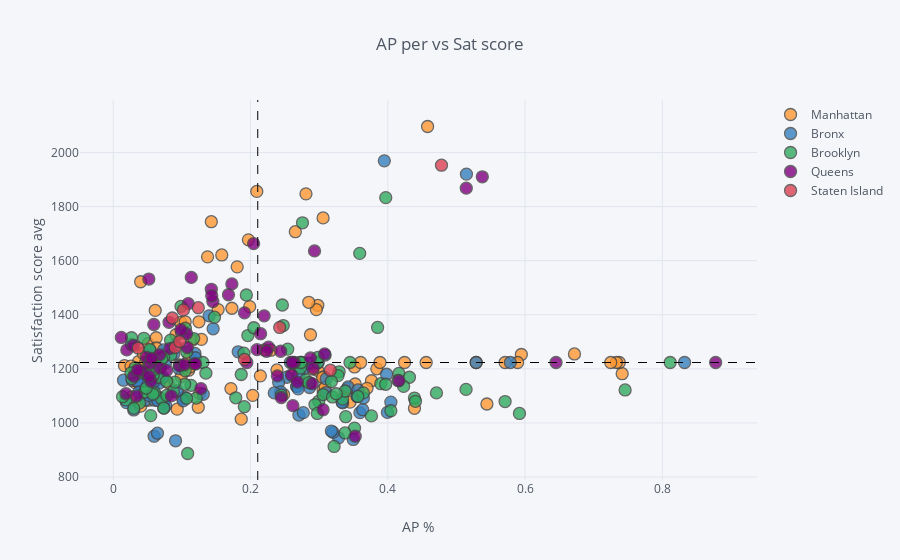

Write notebook code for a chart like this one.
### Markdown cell above
## AP per and SAT score

### Code cell
warnings.filterwarnings("ignore",category=FutureWarning)
combined.iplot(
    x='ap_per',
    y='sat_score',
    categories='boro',
    text="SCHOOL NAME",
    vline= {"x":combined["ap_per"].mean(),
            "color":"#000000",
            "dash": "dash"
           },
    hline={"y":combined["sat_score"].mean(),
           "color":"#000000",
           "dash": "dash"
          },
    xTitle='AP %',
    yTitle='Satisfaction score avg',
    title='AP per vs Sat score'
)

### Figure 1 — Plotly figure (JSON) as saved in the notebook; plotly's stock layout.template omitted (floating-point values rounded to 4 significant figures)
{"data": [{"marker": {"color": "rgba(255, 153, 51, 1.0)", "line": {"width": 1.3}, "opacity": 0.8, "size": 12, "symbol": "circle"}, "mode": "markers", "name": "Manhattan", "text": ["HENRY STREET SCHOOL FOR INTERNATIONAL STUDIES", "UNIVERSITY NEIGHBORHOOD HIGH SCHOOL", "EAST SIDE COMMUNITY SCHOOL", "MARTA VALLE HIGH SCHOOL", "NEW EXPLORATIONS INTO SCIENCE, TECHNOLOGY AND MATH HIGH SCHOOL", "BARD HIGH SCHOOL EARLY COLLEGE", "47 THE AMERICAN SIGN LANGUAGE AND ENGLISH SECONDARY SCHOOL", "FOOD AND FINANCE HIGH SCHOOL", "ESSEX STREET ACADEMY", "HIGH SCHOOL OF HOSPITALITY MANAGEMENT", "PACE HIGH SCHOOL", "URBAN ASSEMBLY SCHOOL OF DESIGN AND CONSTRUCTION, THE", "FACING HISTORY SCHOOL, THE", "URBAN ASSEMBLY ACADEMY OF GOVERNMENT AND LAW, THE", "LOWER MANHATTAN ARTS ACADEMY", "URBAN ASSEMBLY SCHOOL OF BUSINESS FOR YOUNG WOMEN, THE", "GRAMERCY ARTS HIGH SCHOOL", "NYC ISCHOOL", "MANHATTAN BUSINESS ACADEMY", "BUSINESS OF SPORTS SCHOOL", "THE HIGH SCHOOL FOR LANGUAGE AND DIPLOMACY", "HIGH SCHOOL FOR ENVIRONMENTAL STUDIES", "PROFESSIONAL PERFORMING ARTS HIGH SCHOOL", "BARUCH COLLEGE CAMPUS HIGH SCHOOL", "N.Y.C. LAB SCHOOL FOR COLLABORATIVE STUDIES", "N.Y.C. MUSEUM SCHOOL", "ELEANOR ROOSEVELT HIGH SCHOOL", "MILLENNIUM HIGH SCHOOL", "LANDMARK HIGH SCHOOL", "HIGH SCHOOL FOR HEALTH PROFESSIONS AND HUMAN SERVICES", "LEADERSHIP AND PUBLIC SERVICE HIGH SCHOOL", "MANHATTAN ACADEMY FOR ARTS & LANGUAGE", "HUDSON HIGH SCHOOL OF LEARNING TECHNOLOGIES", "INTERNATIONAL HIGH SCHOOL AT UNION SQUARE", "MANHATTAN VILLAGE ACADEMY", "VANGUARD HIGH SCHOOL", "MANHATTAN INTERNATIONAL HIGH SCHOOL", "STUYVESANT HIGH SCHOOL", "HIGH SCHOOL OF ECONOMICS AND FINANCE", "UNITY CENTER FOR URBAN TECHNOLOGIES", "TALENT UNLIMITED HIGH SCHOOL", "MURRY BERGTRAUM HIGH SCHOOL FOR BUSINESS CAREERS", "JACQUELINE KENNEDY ONASSIS HIGH SCHOOL", "REPERTORY COMPANY HIGH SCHOOL FOR THEATRE ARTS", "MANHATTAN BRIDGES HIGH SCHOOL", "NEW DESIGN HIGH SCHOOL", "HIGH SCHOOL FOR DUAL LANGUAGE AND ASIAN STUDIES", "THE URBAN ASSEMBLY NEW YORK HARBOR SCHOOL", "RICHARD R. GREEN HIGH SCHOOL OF TEACHING", "THE HIGH SCHOOL OF FASHION INDUSTRIES", "HUMANITIES PREPARATORY ACADEMY", "CHELSEA CAREER AND TECHNICAL EDUCATION HIGH SCHOOL", "ART AND DESIGN HIGH SCHOOL", "LIFE SCIENCES SECONDARY SCHOOL", "HIGH SCHOOL FOR ARTS, IMAGINATION AND INQUIRY", "URBAN ASSEMBLY SCHOOL FOR MEDIA STUDIES, THE", "THE URBAN ASSEMBLY SCHOOL FOR GREEN CAREERS", "THE GLOBAL LEARNING COLLABORATIVE", "WADLEIGH SECONDARY SCHOOL FOR THE PERFORMING & VISUAL ARTS", "FRANK MCCOURT HIGH SCHOOL", "BEACON HIGH SCHOOL", "FIORELLO H. LAGUARDIA HIGH SCHOOL OF MUSIC & ART AND PERFORMING ARTS", "HIGH SCHOOL FOR LAW, ADVOCACY AND COMMUNITY JUSTICE", "HIGH SCHOOL OF ARTS AND TECHNOLOGY", "MANHATTAN / HUNTER SCIENCE HIGH SCHOOL", "FREDERICK DOUGLASS ACADEMY II SECONDARY SCHOOL", "COALITION SCHOOL FOR SOCIAL CHANGE", "MANHATTAN CENTER FOR SCIENCE AND MATHEMATICS", "PARK EAST HIGH SCHOOL", "CENTRAL PARK EAST HIGH SCHOOL", "YOUNG WOMEN'S LEADERSHIP SCHOOL", "YOUNG WOMEN'S LEADERSHIP SCHOOL", "HERITAGE SCHOOL, THE", "MOTT HALL HIGH SCHOOL", "COLUMBIA SECONDARY SCHOOL FOR MATH, SCIENCE, AND ENGINEERING", "ACADEMY FOR SOCIAL ACTION: A COLLEGE BOARD SCHOOL", "URBAN ASSEMBLY SCHOOL FOR THE PERFORMING ARTS", "FREDERICK DOUGLASS ACADEMY", "THURGOOD MARSHALL ACADEMY FOR LEARNING AND SOCIAL CHANGE", "HIGH SCHOOL FOR MATHEMATICS, SCIENCE AND ENGINEERING AT CITY COLLEGE", "CITY COLLEGE ACADEMY OF THE ARTS", "COMMUNITY HEALTH ACADEMY OF THE HEIGHTS", "WASHINGTON HEIGHTS EXPEDITIONARY LEARNING SCHOOL", "HIGH SCHOOL FOR EXCELLENCE AND INNOVATION", "HIGH SCHOOL FOR INTERNATIONAL BUSINESS AND FINANCE", "HIGH SCHOOL FOR MEDIA AND COMMUNICATIONS", "HIGH SCHOOL FOR LAW AND PUBLIC SERVICE", "HIGH SCHOOL FOR HEALTH CAREERS AND SCIENCES", "A. PHILIP RANDOLPH CAMPUS HIGH SCHOOL", "GREGORIO LUPERON HIGH SCHOOL FOR SCIENCE AND MATHEMATICS"], "textfont": {"color": "#4D5663"}, "type": "scatter", "x": [0.3058, 0.09898, 0.03177, 0.3516, 0.1581, 0.2091, 0.7415, 0.298, 0.3762, 0.3079, 0.05072, 0.2297, 0.09313, 0.08013, 0.384, 0.3413, 0.2607, 0.298, 0.3886, 0.4244, 0.5288, 0.1528, 0.03984, 0.1806, 0.1969, 0.2959, 0.3057, 0.1374, 0.3065, 0.1154, 0.1153, 0.7373, 0.5709, 0.7331, 0.0979, 0.2906, 0.03692, 0.458, 0.1248, 0.5444, 0.0611, 0.05692, 0.1105, 0.5946, 0.1238, 0.305, 0.1728, 0.01628, 0.1098, 0.04378, 0.672, 0.1116, 0.0625, 0.06974, 0.3087, 0.3525, 0.4559, 0.3604, 0.126, 0.5892, 0.1429, 0.2653, 0.2385, 0.06302, 0.2848, 0.02663, 0.05158, 0.1988, 0.3697, 0.29, 0.09131, 0.2874, 0.4389, 0.02582, 0.2722, 0.04, 0.345, 0.1048, 0.06379, 0.2808, 0.2202, 0.2481, 0.2143, 0.7249, 0.1714, 0.06469, 0.2032, 0.04713, 0.1284, 0.1864], "y": [1122, 1172, 1149, 1207, 1621, 1856, 1182, 1194, 1156, 1111, 1293, 1269, 1051, 1148, 1200, 1127, 1176, 1435, 1223.0, 1223.0, 1223.0, 1419, 1522, 1577, 1677, 1419, 1758, 1614, 1170, 1306, 1233, 1223.0, 1223.0, 1223.0, 1372, 1199, 1227, 2096, 1374, 1070, 1416, 1240, 1239, 1253, 1058, 1168, 1424, 1212, 1195, 1257, 1255, 1207, 1315, 1236, 1132, 1144, 1223.0, 1223.0, 1109, 1223.0, 1744, 1707, 1196, 1277, 1446, 1096, 1084, 1430, 1128, 1221, 1326, 1326, 1054, 1210, 1223.0, 1062, 1077, 1374, 1202, 1847, 1270, 1105, 1174, 1223.0, 1127, 1098, 1102, 1224, 1309, 1014]}, {"marker": {"color": "rgba(55, 128, 191, 1.0)", "line": {"width": 1.3}, "opacity": 0.8, "size": 12, "symbol": "circle"}, "mode": "markers", "name": "Bronx", "text": ["SOUTH BRONX PREPARATORY: A COLLEGE BOARD SCHOOL", "INTERNATIONAL COMMUNITY HIGH SCHOOL", "COMMUNITY SCHOOL FOR SOCIAL JUSTICE", "MOTT HAVEN VILLAGE PREPARATORY HIGH SCHOOL", "UNIVERSITY HEIGHTS SECONDARY SCHOOL", "HOSTOSsLINCOLN ACADEMY OF SCIENCE", "FOREIGN LANGUAGE ACADEMY OF GLOBAL STUDIES", "BRONX LEADERSHIP ACADEMY II HIGH SCHOOL", "NEW EXPLORERS HIGH SCHOOL", "URBAN ASSEMBLY SCHOOL FOR CAREERS IN SPORTS", "BRONX ACADEMY OF LETTERS", "ALFRED E. SMITH CAREER AND TECHNICAL EDUCATION HIGH SCHOOL", "HEALTH OPPORTUNITIES HIGH SCHOOL", "BRONX STUDIO SCHOOL FOR WRITERS AND ARTISTS", "WOMEN'S ACADEMY OF EXCELLENCE", "RENAISSANCE HIGH SCHOOL FOR MUSICAL THEATER & TECHNOLOGY", "PABLO NERUDA ACADEMY FOR ARCHITECTURE AND WORLD STUDIES", "MILLENNIUM ART ACADEMY", "HOLCOMBE L. RUCKER SCHOOL OF COMMUNITY RESEARCH", "ANTONIA PANTOJA PREPARATORY ACADEMY, A COLLEGE BOARD SCHOOL", "HERBERT H. LEHMAN HIGH SCHOOL", "BRONX BRIDGES HIGH SCHOOL", "FELISA RINCON DE GAUTIER INSTITUTE FOR LAW AND PUBLIC POLICY, THE", "BANANA KELLY HIGH SCHOOL", "BRONX EXPEDITIONARY LEARNING HIGH SCHOOL", "EAGLE ACADEMY FOR YOUNG MEN", "URBAN ASSEMBLY SCHOOL FOR APPLIED MATH AND SCIENCE, THE", "EXIMIUS COLLEGE PREPARATORY ACADEMY: A COLLEGE BOARD SCHOOL", "MOTT HALL BRONX HIGH SCHOOL", "BRONX CENTER FOR SCIENCE AND MATHEMATICS", "VALIDUS PREPARATORY ACADEMY: AN EXPEDITIONARY LEARNING SCHOOL", "LEADERSHIP INSTITUTE", "MORRIS ACADEMY FOR COLLABORATIVE STUDIES", "BRONX EARLY COLLEGE ACADEMY FOR TEACHING & LEARNING", "DREAMYARD PREPARATORY SCHOOL", "ACADEMY FOR LANGUAGE AND TECHNOLOGY", "BRONX INTERNATIONAL HIGH SCHOOL", "SCHOOL FOR EXCELLENCE", "BRONX HIGH SCHOOL OF BUSINESS", "BRONX HIGH SCHOOL FOR MEDICAL SCIENCE", "BRONX SCHOOL FOR LAW, GOVERNMENT AND JUSTICE", "FREDERICK DOUGLASS ACADEMY III SECONDARY SCHOOL", "BRONX LEADERSHIP ACADEMY HIGH SCHOOL", "HIGH SCHOOL FOR VIOLIN AND DANCE", "RIVERDALE / KINGSBRIDGE ACADEMY (MIDDLE SCHOOL / HIGH SCHOOL 141)", "BRONX ENGINEERING AND TECHNOLOGY ACADEMY", "THEATRE ARTS PRODUCTION COMPANY SCHOOL", "THE MARIE CURIE SCHOOL FOR MEDICINE, NURSING, AND HEALTH PROFESSIONS", "WEST BRONX ACADEMY FOR THE FUTURE", "KINGSBRIDGE INTERNATIONAL HIGH SCHOOL", "BRONX SCHOOL OF LAW AND FINANCE", "INTERNATIONAL SCHOOL FOR LIBERAL ARTS", "INsTECH ACADEMY (M.S. / HIGH SCHOOL 368)", "KNOWLEDGE AND POWER PREPARATORY ACADEMY INTERNATIONAL HIGH SCHOOL (KAPPA)", "HIGH SCHOOL FOR TEACHING AND THE PROFESSIONS", "BELMONT PREPARATORY HIGH SCHOOL", "FORDHAM HIGH SCHOOL FOR THE ARTS", "FORDHAM LEADERSHIP ACADEMY FOR BUSINESS AND TECHNOLOGY", "BRONX HIGH SCHOOL FOR LAW AND COMMUNITY SERVICE", "DEWITT CLINTON HIGH SCHOOL", "CELIA CRUZ BRONX HIGH SCHOOL OF MUSIC, THE", "BRONX HIGH SCHOOL OF SCIENCE", "MARBLE HILL HIGH SCHOOL FOR INTERNATIONAL STUDIES", "BRONX THEATRE HIGH SCHOOL", "DISCOVERY HIGH SCHOOL", "HIGH SCHOOL OF AMERICAN STUDIES AT LEHMAN COLLEGE", "BRONX HEALTH SCIENCES HIGH SCHOOL", "BRONX HIGH SCHOOL FOR WRITING AND COMMUNICATION ARTS", "BRONX LAB SCHOOL", "ACADEMY FOR SCHOLARSHIP AND ENTREPRENEURSHIP: A COLLEGE BOARD SCHOOL", "HIGH SCHOOL OF COMPUTERS AND TECHNOLOGY", "COLLEGIATE INSTITUTE FOR MATH AND SCIENCE", "BRONX ACADEMY OF HEALTH CAREERS", "ASTOR COLLEGIATE ACADEMY", "BRONX HIGH SCHOOL FOR THE VISUAL ARTS", "HARRY S TRUMAN HIGH SCHOOL", "NEW WORLD HIGH SCHOOL", "THE BRONXWOOD PREPARATORY ACADEMY", "PELHAM PREPARATORY ACADEMY", "HIGH SCHOOL FOR CONTEMPORARY ARTS", "BRONX AEROSPACE HIGH SCHOOL", "METROPOLITAN HIGH SCHOOL, THE", "EXPLORATIONS ACADEMY", "BRONX LATIN", "EAST BRONX ACADEMY FOR THE FUTURE", "PEACE AND DIVERSITY ACADEMY", "PAN AMERICAN INTERNATIONAL HIGH SCHOOL AT MONROE", "THE CINEMA SCHOOL", "BRONX CAREER AND COLLEGE PREPARATORY HIGH SCHOOL", "HIGH SCHOOL OF WORLD CULTURES", "FANNIE LOU HAMER FREEDOM HIGH SCHOOL", "WINGS ACADEMY", "MONROE ACADEMY FOR VISUAL ARTS & DESIGN"], "textfont": {"color": "#4D5663"}, "type": "scatter", "x": [0.1013, 0.3283, 0.4045, 0.3555, 0.2775, 0.119, 0.0418, 0.05976, 0.047, 0.2705, 0.0955, 0.01491, 0.1039, 0.2581, 0.05541, 0.04691, 0.3594, 0.07056, 0.06006, 0.2987, 0.1197, 0.8324, 0.3555, 0.2861, 0.3635, 0.05818, 0.0264, 0.2528, 0.3645, 0.1396, 0.01918, 0.07391, 0.2867, 0.2617, 0.04298, 0.05952, 0.3202, 0.3343, 0.06484, 0.2836, 0.05898, 0.04887, 0.05674, 0.3995, 0.09948, 0.241, 0.03244, 0.02778, 0.03931, 0.06439, 0.04976, 0.09076, 0.03552, 0.3982, 0.1311, 0.07617, 0.3334, 0.09313, 0.1019, 0.088, 0.07329, 0.395, 0.182, 0.0764, 0.2439, 0.5146, 0.3423, 0.06635, 0.2677, 0.0396, 0.2346, 0.1455, 0.2671, 0.07229, 0.05383, 0.05809, 0.02985, 0.3102, 0.09073, 0.2694, 0.3102, 0.07375, 0.3564, 0.3087, 0.0517, 0.03463, 0.3178, 0.5786, 0.5288, 0.3497, 0.2705, 0.03717, 0.2769], "y": [1090, 945, 1077, 1097, 1201, 1257, 1186, 1103, 1084, 1181, 1201, 1158, 1095, 1223.0, 1171, 1158, 1038, 1164, 1084, 1223.0, 1241, 1223.0, 1099, 1131, 1049, 1134, 1290, 1169, 1092, 1396, 1075, 1081, 1148, 1223.0, 1138, 951, 965, 1074, 1083, 1221, 1224, 1121, 1166, 1039, 1333, 1150, 1190, 1157, 1158, 962, 1182, 934, 1181, 1180, 1106, 1222, 1077, 1119, 1082, 1255, 1270, 1969, 1263, 1064, 1115, 1920, 1133, 1147, 1135, 1141, 1111, 1348, 1135, 1169, 1268, 1151, 1048, 1112, 1288, 1126, 1163, 1055, 1122, 1251, 1102, 1155, 970, 1223.0, 1223.0, 939, 1029, 1114, 1038]}, {"marker": {"color": "rgba(50, 171, 96, 1.0)", "line": {"width": 1.3}, "opacity": 0.8, "size": 12, "symbol": "circle"}, "mode": "markers", "name": "Brooklyn", "text": ["DR. SUSAN S. MCKINNEY SECONDARY SCHOOL OF THE ARTS", "URBAN ASSEMBLY HIGH SCHOOL OF MUSIC AND ART", "BROOKLYN COMMUNITY HIGH SCHOOL OF COMMUNICATION, ARTS AND MEDIA", "SCIENCE SKILLS CENTER HIGH SCHOOL FOR SCIENCE, TECHNOLOGY AND THE CREATIVE ARTS", "BROOKLYN TECHNICAL HIGH SCHOOL", "BROOKLYN INTERNATIONAL HIGH SCHOOL", "THE URBAN ASSEMBLY SCHOOL FOR LAW AND JUSTICE", "ACORN COMMUNITY HIGH SCHOOL", "URBAN ASSEMBLY INSTITUTE OF MATH AND SCIENCE FOR YOUNG WOMEN", "BEDFORD ACADEMY HIGH SCHOOL", "GEORGE WESTINGHOUSE CAREER AND TECHNICAL EDUCATION HIGH SCHOOL", "BENJAMIN BANNEKER ACADEMY", "CITY POLYTECHNIC HIGH SCHOOL OF ENGINEERING, ARCHITECTURE, AND TECHNOLOGY", "JUAN MOREL CAMPOS SECONDARY SCHOOL", "FOUNDATIONS ACADEMY", "BROOKLYN LATIN SCHOOL, THE", "GREEN SCHOOL: AN ACADEMY FOR ENVIRONMENTAL CAREERS", "PROGRESS HIGH SCHOOL FOR PROFESSIONAL CAREERS", "SCHOOL FOR LEGAL STUDIES", "THE HIGH SCHOOL FOR ENTERPRISE, BUSINESS AND TECHNOLOGY", "BROOKLYN PREPARATORY HIGH SCHOOL", "WILLIAMSBURG HIGH SCHOOL FOR ARCHITECTURE AND DESIGN", "WILLIAMSBURG PREPARATORY SCHOOL", "LYONS COMMUNITY SCHOOL", "AUTOMOTIVE HIGH SCHOOL", "FRANCES PERKINS ACADEMY", "EL PUENTE ACADEMY FOR PEACE AND JUSTICE", "BROOKLYN SCHOOL FOR GLOBAL STUDIES", "BROOKLYN SECONDARY SCHOOL FOR COLLABORATIVE STUDIES", "SECONDARY SCHOOL FOR LAW", "SECONDARY SCHOOL FOR JOURNALISM", "PARK SLOPE COLLEGIATE", "SCHOOL FOR INTERNATIONAL STUDIES", "COBBLE HILL SCHOOL OF AMERICAN STUDIES", "BROOKLYN HIGH SCHOOL OF THE ARTS", "SUNSET PARK HIGH SCHOOL", "FREDERICK DOUGLASS ACADEMY IV SECONDARY SCHOOL", "BOYS AND GIRLS HIGH SCHOOL", "BROOKLYN HIGH SCHOOL FOR LAW AND TECHNOLOGY", "THE BROOKLYN ACADEMY OF GLOBAL FINANCE", "ACADEMY FOR COLLEGE PREPARATION AND CAREER EXPLORATION: A COLLEGE BOARD SCHOOL", "ACADEMY OF HOSPITALITY AND TOURISM", "INTERNATIONAL HIGH SCHOOL AT PROSPECT HEIGHTS", "THE HIGH SCHOOL FOR GLOBAL CITIZENSHIP", "SCHOOL FOR HUMAN RIGHTS, THE", "SCHOOL FOR DEMOCRACY AND LEADERSHIP", "HIGH SCHOOL FOR YOUTH AND COMMUNITY DEVELOPMENT AT ERASMUS", "HIGH SCHOOL FOR SERVICE & LEARNING AT ERASMUS", "SCIENCE, TECHNOLOGY AND RESEARCH EARLY COLLEGE HIGH SCHOOL AT ERASMUS", "HIGH SCHOOL FOR PUBLIC SERVICE: HEROES OF TOMORROW", "BROOKLYN ACADEMY OF SCIENCE AND THE ENVIRONMENT", "BROOKLYN SCHOOL FOR MUSIC & THEATRE", "MEDGAR EVERS COLLEGE PREPARATORY SCHOOL", "CLARA BARTON HIGH SCHOOL", "IT TAKES A VILLAGE ACADEMY", "BROOKLYN GENERATION SCHOOL", "BROOKLYN THEATRE ARTS HIGH SCHOOL", "KURT HAHN EXPEDITIONARY LEARNING SCHOOL", "VICTORY COLLEGIATE HIGH SCHOOL", "ARTS & MEDIA PREPARATORY ACADEMY", "HIGH SCHOOL FOR INNOVATION IN ADVERTISING AND MEDIA", "CULTURAL ACADEMY FOR THE ARTS AND SCIENCES", "HIGH SCHOOL FOR MEDICAL PROFESSIONS", "ACADEMY FOR CONSERVATION AND THE ENVIRONMENT", "URBAN ACTION ACADEMY", "EAST NEW YORK FAMILY ACADEMY", "FDNY HIGH SCHOOL FOR FIRE AND LIFE SAFETY", "HIGH SCHOOL FOR CIVIL RIGHTS", "PERFORMING ARTS AND TECHNOLOGY HIGH SCHOOL", "WORLD ACADEMY FOR TOTAL COMMUNITY HEALTH HIGH SCHOOL", "MULTICULTURAL HIGH SCHOOL", "TRANSIT TECH CAREER AND TECHNICAL EDUCATION HIGH SCHOOL", "ACADEMY OF INNOVATIVE TECHNOLOGY", "BROOKLYN LAB SCHOOL", "CYPRESS HILLS COLLEGIATE PREPARATORY SCHOOL", "W. H. MAXWELL CAREER AND TECHNICAL EDUCATION HIGH SCHOOL", "THE SCHOOL FOR CLASSICS: AN ACADEMY OF THINKERS, WRITERS AND PERFORMERS", "NEW UTRECHT HIGH SCHOOL", "HIGH SCHOOL OF TELECOMMUNICATION ARTS AND TECHNOLOGY", "FORT HAMILTON HIGH SCHOOL", "FRANKLIN DELANO ROOSEVELT HIGH SCHOOL", "THE URBAN ASSEMBLY SCHOOL FOR CRIMINAL JUSTICE", "INTERNATIONAL HIGH SCHOOL AT LAFAYETTE", "RACHEL CARSON HIGH SCHOOL FOR COASTAL STUDIES", "HIGH SCHOOL OF SPORTS MANAGEMENT", "ABRAHAM LINCOLN HIGH SCHOOL", "KINGSBOROUGH EARLY COLLEGE SCHOOL", "EDWARD R. MURROW HIGH SCHOOL", "JOHN DEWEY HIGH SCHOOL", "LIFE ACADEMY HIGH SCHOOL FOR FILM AND MUSIC", "EXPEDITIONARY LEARNING SCHOOL FOR COMMUNITY LEADERS", "WILLIAM E. GRADY CAREER AND TECHNICAL EDUCATION HIGH SCHOOL", "BROOKLYN STUDIO SECONDARY SCHOOL", "MIDWOOD HIGH SCHOOL", "JAMES MADISON HIGH SCHOOL", "LEON M. GOLDSTEIN HIGH SCHOOL FOR THE SCIENCES", "BROOKLYN COLLEGE ACADEMY", "BROOKLYN COLLEGIATE: A COLLEGE BOARD SCHOOL", "FREDERICK DOUGLASS ACADEMY VII HIGH SCHOOL", "TEACHERS PREPARATORY HIGH SCHOOL", "ACADEMY FOR ENVIRONMENTAL LEADERSHIP", "EBC HIGH SCHOOL FOR PUBLIC SERVICE–BUSHWICK", "BUSHWICK SCHOOL FOR SOCIAL JUSTICE", "ACADEMY OF URBAN PLANNING", "ALL CITY LEADERSHIP SECONDARY SCHOOL", "BUSHWICK LEADERS HIGH SCHOOL FOR ACADEMIC EXCELLENCE"], "textfont": {"color": "#4D5663"}, "type": "scatter", "x": [0.03837, 0.2994, 0.04545, 0.1006, 0.397, 0.3516, 0.06889, 0.08755, 0.2751, 0.1172, 0.03776, 0.1475, 0.3852, 0.0185, 0.2979, 0.2757, 0.3292, 0.04682, 0.03162, 0.09631, 0.07, 0.06, 0.05373, 0.2448, 0.1785, 0.7458, 0.5919, 0.3645, 0.1865, 0.2728, 0.06548, 0.3275, 0.06173, 0.03771, 0.1903, 0.1306, 0.2939, 0.01349, 0.121, 0.8115, 0.1133, 0.4045, 0.3218, 0.05831, 0.3343, 0.3178, 0.05455, 0.3058, 0.2477, 0.2542, 0.104, 0.08981, 0.2464, 0.08396, 0.3378, 0.3898, 0.3378, 0.4389, 0.397, 0.4404, 0.4162, 0.4315, 0.2805, 0.4709, 0.423, 0.298, 0.3387, 0.02993, 0.2848, 0.05789, 0.1084, 0.1048, 0.3194, 0.325, 0.04805, 0.07797, 0.4149, 0.05311, 0.1961, 0.08351, 0.07336, 0.345, 0.3762, 0.07069, 0.02703, 0.05125, 0.2734, 0.09871, 0.107, 0.5141, 0.5709, 0.135, 0.04452, 0.1939, 0.105, 0.3591, 0.2048, 0.02586, 0.1068, 0.0583, 0.3564, 0.07756, 0.2973, 0.191, 0.02662, 0.07359], "y": [1074, 1080, 1114, 1211, 1833, 981, 1206, 1116, 1223.0, 1312, 1189, 1391, 1353, 1085, 1223.0, 1740, 1189, 1114, 1204, 1215, 1090, 1112, 1187, 1103, 1093, 1122, 1035, 1111, 1179, 1203, 1169, 1175, 1212, 1185, 1258, 1223.0, 1068, 1097, 1092, 1223.0, 1139, 1045, 913, 1176, 1088, 1153, 1027, 1105, 1360, 1273, 1143, 1151, 1436, 1251, 963, 1145, 1118, 1092, 1143, 1080, 1183, 1169, 1159, 1111, 1135, 1242, 1023, 1054, 1149, 1106, 887, 1193, 1096, 1108, 1129, 1102, 1157, 1272, 1323, 1306, 1244, 1223.0, 1026, 1237, 1164, 1226, 1223.0, 1431, 1262, 1124, 1079, 1184, 1313, 1473, 1350, 1627, 1352, 1185, 1091, 1196, 1098, 1154, 1035, 1060, 1315, 1055]}, {"marker": {"color": "rgba(128, 0, 128, 1.0)", "line": {"width": 1.3}, "opacity": 0.8, "size": 12, "symbol": "circle"}, "mode": "markers", "name": "Queens", "text": ["ACADEMY OF FINANCE AND ENTERPRISE", "HIGH SCHOOL OF APPLIED COMMUNICATION", "CIVIC LEADERSHIP ACADEMY", "PAN AMERICAN INTERNATIONAL HIGH SCHOOL", "BARD HIGH SCHOOL EARLY COLLEGE II", "NEWTOWN HIGH SCHOOL", "GROVER CLEVELAND HIGH SCHOOL", "MIDDLE COLLEGE HIGH SCHOOL AT LAGUARDIA COMMUNITY COLLEGE", "INTERNATIONAL HIGH SCHOOL AT LAGUARDIA COMMUNITY COLLEGE", "HIGH SCHOOL FOR ARTS AND BUSINESS", "ROBERT F. WAGNER, JR. SECONDARY SCHOOL FOR ARTS AND TECHNOLOGY", "QUEENS VOCATIONAL AND TECHNICAL HIGH SCHOOL", "AVIATION CAREER & TECHNICAL EDUCATION HIGH SCHOOL", "QUEENS SCHOOL OF INQUIRY, THE", "FLUSHING INTERNATIONAL HIGH SCHOOL", "EASTsWEST SCHOOL OF INTERNATIONAL STUDIES", "WORLD JOURNALISM PREPARATORY: A COLLEGE BOARD SCHOOL", "JOHN BOWNE HIGH SCHOOL", "FLUSHING HIGH SCHOOL", "TOWNSEND HARRIS HIGH SCHOOL", "ROBERT F. KENNEDY COMMUNITY HIGH SCHOOL", "BENJAMIN N. CARDOZO HIGH SCHOOL", "FRANCIS LEWIS HIGH SCHOOL", "MARTIN VAN BUREN HIGH SCHOOL", "BAYSIDE HIGH SCHOOL", "QUEENS HIGH SCHOOL OF TEACHING, LIBERAL ARTS AND THE SCIENCES", "FREDERICK DOUGLASS ACADEMY VI HIGH SCHOOL", "CHANNEL VIEW SCHOOL FOR RESEARCH", "QUEENS HIGH SCHOOL FOR INFORMATION, RESEARCH, AND TECHNOLOGY", "ROBERT H. GODDARD HIGH SCHOOL OF COMMUNICATION ARTS AND TECHNOLOGY", "ACADEMY OF MEDICAL TECHNOLOGY: A COLLEGE BOARD SCHOOL", "SCHOLARS' ACADEMY", "AUGUST MARTIN HIGH SCHOOL", "RICHMOND HILL HIGH SCHOOL", "JOHN ADAMS HIGH SCHOOL", "HIGH SCHOOL FOR CONSTRUCTION TRADES, ENGINEERING AND ARCHITECTURE", "YORK EARLY COLLEGE ACADEMY", "QUEENS COLLEGIATE: A COLLEGE BOARD SCHOOL", "HILLSIDE ARTS & LETTERS ACADEMY", "FOREST HILLS HIGH SCHOOL", "HILLCREST HIGH SCHOOL", "THOMAS A. EDISON CAREER AND TECHNICAL EDUCATION HIGH SCHOOL", "QUEENS GATEWAY TO HEALTH SCIENCES SECONDARY SCHOOL", "QUEENS METROPOLITAN HIGH SCHOOL", "QUEENS HIGH SCHOOL FOR THE SCIENCES AT YORK COLLEGE", "HIGH SCHOOL FOR LAW ENFORCEMENT AND PUBLIC SAFETY", "YOUNG WOMEN'S LEADERSHIP SCHOOL, QUEENS", "QUEENS PREPARATORY ACADEMY", "PATHWAYS COLLEGE PREPARATORY SCHOOL: A COLLEGE BOARD SCHOOL", "EXCELSIOR PREPARATORY HIGH SCHOOL", "GEORGE WASHINGTON CARVER HIGH SCHOOL FOR THE SCIENCES", "PREPARATORY ACADEMY FOR WRITERS: A COLLEGE BOARD SCHOOL", "CAMBRIA HEIGHTS ACADEMY", "MATHEMATICS, SCIENCE RESEARCH AND TECHNOLOGY MAGNET HIGH SCHOOL", "HUMANITIES & ARTS MAGNET HIGH SCHOOL", "YOUNG WOMEN'S LEADERSHIP SCHOOL, ASTORIA", "ACADEMY FOR CAREERS IN TELEVISION AND FILM", "WILLIAM CULLEN BRYANT HIGH SCHOOL", "LONG ISLAND CITY HIGH SCHOOL", "FRANK SINATRA SCHOOL OF THE ARTS HIGH SCHOOL", "INFORMATION TECHNOLOGY HIGH SCHOOL", "NEWCOMERS HIGH SCHOOL", "ACADEMY OF AMERICAN STUDIES", "BACCALAUREATE SCHOOL FOR GLOBAL EDUCATION"], "textfont": {"color": "#4D5663"}, "type": "scatter", "x": [0.2262, 0.1186, 0.2874, 0.3525, 0.2045, 0.06765, 0.09667, 0.2596, 0.2617, 0.2391, 0.2147, 0.01974, 0.05906, 0.2198, 0.3058, 0.2095, 0.1092, 0.04809, 0.1041, 0.5377, 0.1068, 0.1728, 0.1679, 0.02971, 0.1451, 0.1079, 0.29, 0.06761, 0.4162, 0.2232, 0.2448, 0.05179, 0.01846, 0.05493, 0.04135, 0.09848, 0.2639, 0.2439, 0.6451, 0.1912, 0.07767, 0.08126, 0.1137, 0.1946, 0.5144, 0.03545, 0.01176, 0.03401, 0.05225, 0.2913, 0.02954, 0.08457, 0.8777, 0.0534, 0.2683, 0.2607, 0.3079, 0.08251, 0.1199, 0.1429, 0.05562, 0.1277, 0.1435, 0.2932], "y": [1280, 1219, 1240, 951, 1663, 1203, 1211, 1177, 1064, 1174, 1330, 1270, 1364, 1396, 1049, 1271, 1441, 1243, 1216, 1910, 1330, 1514, 1474, 1172, 1449, 1279, 1145, 1252, 1156, 1265, 1094, 1532, 1108, 1154, 1192, 1345, 1223.0, 1265, 1223.0, 1407, 1194, 1372, 1538, 1223.0, 1868, 1196, 1316, 1099, 1173, 1202, 1287, 1100, 1223.0, 1220, 1151, 1223.0, 1255, 1275, 1218, 1494, 1239, 1127, 1470, 1636]}, {"marker": {"color": "rgba(219, 64, 82, 1.0)", "line": {"width": 1.3}, "opacity": 0.8, "size": 12, "symbol": "circle"}, "mode": "markers", "name": "Staten Island", "text": ["CSI HIGH SCHOOL FOR INTERNATIONAL STUDIES", "GAYNOR MCCOWN EXPEDITIONARY LEARNING SCHOOL", "THE MICHAEL J. PETRIDES SCHOOL", "NEW DORP HIGH SCHOOL", "PORT RICHMOND HIGH SCHOOL", "CURTIS HIGH SCHOOL", "TOTTENVILLE HIGH SCHOOL", "SUSAN E. WAGNER HIGH SCHOOL", "RALPH R. MCKEE CAREER AND TECHNICAL EDUCATION HIGH SCHOOL", "STATEN ISLAND TECHNICAL HIGH SCHOOL"], "textfont": {"color": "#4D5663"}, "type": "scatter", "x": [0.2425, 0.3162, 0.1239, 0.03612, 0.09019, 0.09679, 0.1022, 0.08603, 0.1912, 0.4783], "y": [1353, 1195, 1426, 1277, 1279, 1301, 1418, 1388, 1235, 1953]}], "layout": {"legend": {"bgcolor": "#F5F6F9", "font": {"color": "#4D5663"}}, "paper_bgcolor": "#F5F6F9", "plot_bgcolor": "#F5F6F9", "shapes": [{"line": {"color": "#000000", "dash": "dash", "width": 1}, "type": "line", "x0": 0, "x1": 1, "xref": "paper", "y0": 1223.0, "y1": 1223.0, "yref": "y"}, {"line": {"color": "#000000", "dash": "dash", "width": 1}, "type": "line", "x0": 0.2105, "x1": 0.2105, "xref": "x", "y0": 0, "y1": 1, "yref": "paper"}], "title": "AP per vs Sat score", "titlefont": {"color": "#4D5663"}, "xaxis": {"gridcolor": "#E1E5ED", "showgrid": true, "tickfont": {"color": "#4D5663"}, "title": "AP %", "titlefont": {"color": "#4D5663"}, "zerolinecolor": "#E1E5ED"}, "yaxis": {"gridcolor": "#E1E5ED", "showgrid": true, "tickfont": {"color": "#4D5663"}, "title": "Satisfaction score avg", "titlefont": {"color": "#4D5663"}, "zerolinecolor": "#E1E5ED"}}}
